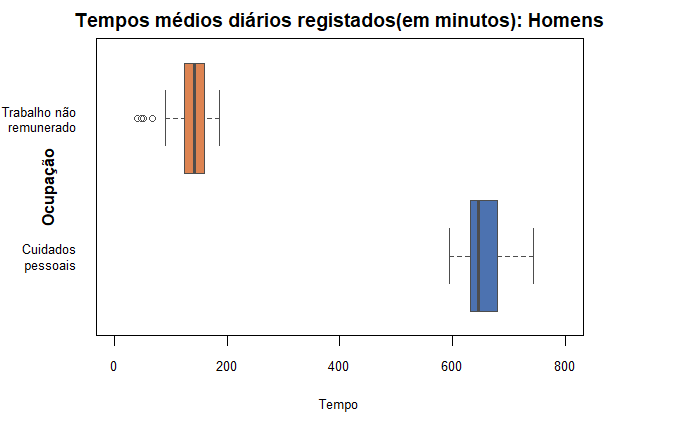

The R source for this figure:
#Reading the csv file
setwd("C:\\Users\\gusta\\OneDrive\\Ambiente de Trabalho\\IST\\2º Ano 2º Semestre\\PE\\Projeto Computacional")
data <- read.csv("Exercício2.csv", sep=",", header=TRUE)


#Removing África do Sul data
data <- data[data$País != "África do Sul", ]

#Filter data for men only
data <- data[data$Sexo == "Homens", ]

#Creating some variables
TNR <- data[data$Ocupação == "Trabalho não remunerado", ]
CP <- data[data$Ocupação == "Cuidados pessoais", ]

#Creating the graphic
averageTime <- data.frame(CP$Tempo, TNR$Tempo)
colnames(averageTime) <- c("Cuidados pessoais", "Trabalho não remunerado")

#Improving the graphic
par(mar=c(5, 6, 2, 4)) #set margins
boxplot(averageTime, main = "Tempos médios diários registados(em minutos): Homens",
        xlab = "Tempo", horizontal = TRUE, col = c("#4C72B0", "#DD8452"), border = "gray30",
        ylim = c(0, 800), yaxt = "n", las = 1, cex.axis = 0.8, cex.lab = 1, font.lab = 2)

#Add y-axis label
mtext("Ocupação", side = 2, line = 2, font = 2, cex = 1)

#Add x-axis labels
axis(2, at = c(1,2), labels = c("Cuidados\npessoais","Trabalho não\nremunerado"),
     tick = FALSE, las = 1, cex.axis = 0.9)
